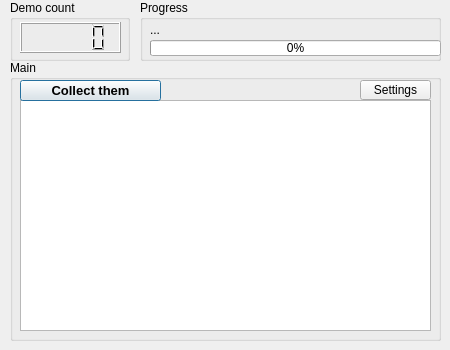
<?xml version="1.0" encoding="UTF-8"?>
<ui version="4.0">
 <class>dialog</class>
 <widget class="QDialog" name="dialog">
  <property name="geometry">
   <rect>
    <x>0</x>
    <y>0</y>
    <width>450</width>
    <height>350</height>
   </rect>
  </property>
  <property name="acceptDrops">
   <bool>false</bool>
  </property>
  <property name="windowTitle">
   <string>Demo Collector</string>
  </property>
  <property name="windowIcon">
   <iconset resource="recorceFile.qrc">
    <normaloff>:/ico/files/icons/DemoCollector.ico</normaloff>:/ico/files/icons/DemoCollector.ico</iconset>
  </property>
  <widget class="QGroupBox" name="demoCountGroupBox">
   <property name="geometry">
    <rect>
     <x>10</x>
     <y>0</y>
     <width>120</width>
     <height>61</height>
    </rect>
   </property>
   <property name="title">
    <string>Demo count</string>
   </property>
   <widget class="QLCDNumber" name="lcdDemoNumber">
    <property name="geometry">
     <rect>
      <x>10</x>
      <y>22</y>
      <width>101</width>
      <height>31</height>
     </rect>
    </property>
    <property name="font">
     <font>
      <pointsize>8</pointsize>
      <weight>50</weight>
      <bold>false</bold>
     </font>
    </property>
   </widget>
  </widget>
  <widget class="QGroupBox" name="mainGroupBox">
   <property name="geometry">
    <rect>
     <x>10</x>
     <y>60</y>
     <width>431</width>
     <height>281</height>
    </rect>
   </property>
   <property name="title">
    <string>Main</string>
   </property>
   <widget class="QListWidget" name="outputListWidget">
    <property name="geometry">
     <rect>
      <x>10</x>
      <y>40</y>
      <width>411</width>
      <height>231</height>
     </rect>
    </property>
    <property name="tabKeyNavigation">
     <bool>false</bool>
    </property>
    <property name="alternatingRowColors">
     <bool>true</bool>
    </property>
   </widget>
   <widget class="QPushButton" name="collectButton">
    <property name="geometry">
     <rect>
      <x>10</x>
      <y>20</y>
      <width>141</width>
      <height>21</height>
     </rect>
    </property>
    <property name="font">
     <font>
      <pointsize>10</pointsize>
      <weight>75</weight>
      <bold>true</bold>
     </font>
    </property>
    <property name="text">
     <string>Collect them</string>
    </property>
   </widget>
   <widget class="QPushButton" name="settingsButton">
    <property name="geometry">
     <rect>
      <x>350</x>
      <y>20</y>
      <width>71</width>
      <height>20</height>
     </rect>
    </property>
    <property name="text">
     <string>Settings</string>
    </property>
   </widget>
  </widget>
  <widget class="QGroupBox" name="progressGroupBox">
   <property name="geometry">
    <rect>
     <x>140</x>
     <y>0</y>
     <width>301</width>
     <height>61</height>
    </rect>
   </property>
   <property name="title">
    <string>Progress</string>
   </property>
   <widget class="QProgressBar" name="gamesProgressBar">
    <property name="geometry">
     <rect>
      <x>10</x>
      <y>40</y>
      <width>291</width>
      <height>16</height>
     </rect>
    </property>
    <property name="value">
     <number>0</number>
    </property>
   </widget>
   <widget class="QLabel" name="currentGameLabel">
    <property name="geometry">
     <rect>
      <x>10</x>
      <y>20</y>
      <width>141</width>
      <height>20</height>
     </rect>
    </property>
    <property name="text">
     <string>...</string>
    </property>
   </widget>
  </widget>
 </widget>
 <resources>
  <include location="recorceFile.qrc"/>
 </resources>
 <connections/>
</ui>
